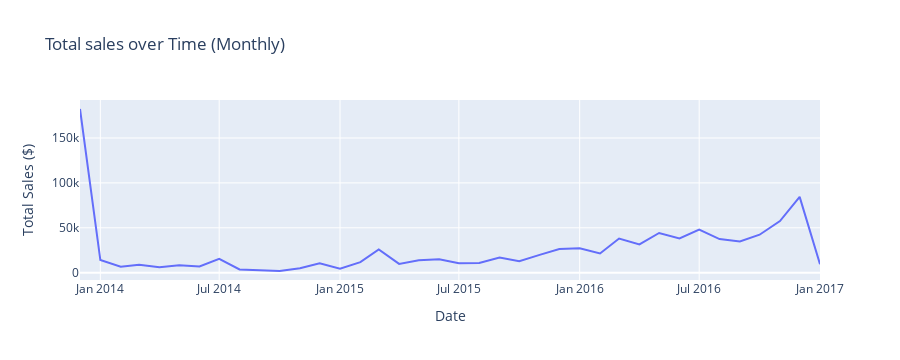

Notebook cell for this chart:
### Code cell
#monthly

monthly_sales = final_df.groupby(['year','month'])['total_amt_usd'].sum().reset_index()
monthly_sales["date"] = pd.to_datetime(monthly_sales[["year", "month"]].assign(day=1))

fig = px.line(monthly_sales, x='date', y='total_amt_usd', title='Total sales over Time (Monthly)')
fig.update_layout(
    xaxis_title='Date',
    yaxis_title='Total Sales ($)'
)
fig.show()

### Figure 1 — Plotly figure (JSON) as saved in the notebook; plotly's stock layout.template omitted (floating-point values rounded to 4 significant figures)
{"data": [{"hovertemplate": "date=%{x}<br>total_amt_usd=%{y}<extra></extra>", "legendgroup": "", "line": {"color": "#636efa", "dash": "solid"}, "marker": {"symbol": "circle"}, "mode": "lines", "name": "", "orientation": "v", "showlegend": false, "type": "scatter", "x": ["2013-12-01T00:00:00", "2014-01-01T00:00:00", "2014-02-01T00:00:00", "2014-03-01T00:00:00", "2014-04-01T00:00:00", "2014-05-01T00:00:00", "2014-06-01T00:00:00", "2014-07-01T00:00:00", "2014-08-01T00:00:00", "2014-09-01T00:00:00", "2014-10-01T00:00:00", "2014-11-01T00:00:00", "2014-12-01T00:00:00", "2015-01-01T00:00:00", "2015-02-01T00:00:00", "2015-03-01T00:00:00", "2015-04-01T00:00:00", "2015-05-01T00:00:00", "2015-06-01T00:00:00", "2015-07-01T00:00:00", "2015-08-01T00:00:00", "2015-09-01T00:00:00", "2015-10-01T00:00:00", "2015-11-01T00:00:00", "2015-12-01T00:00:00", "2016-01-01T00:00:00", "2016-02-01T00:00:00", "2016-03-01T00:00:00", "2016-04-01T00:00:00", "2016-05-01T00:00:00", "2016-06-01T00:00:00", "2016-07-01T00:00:00", "2016-08-01T00:00:00", "2016-09-01T00:00:00", "2016-10-01T00:00:00", "2016-11-01T00:00:00", "2016-12-01T00:00:00", "2017-01-01T00:00:00"], "xaxis": "x", "y": [182200.0, 14140.0, 6795.0, 8936.0, 6219.0, 8235, 7020.0, 15350.0, 3618.0, 2561.0, 1931.0, 4888.0, 10610.0, 4604.0, 11760.0, 25950.0, 9841.0, 13820.0, 14930.0, 10490.0, 10750.0, 16990.0, 12860.0, 19930.0, 26310.0, 27220.0, 21390.0, 38120.0, 31570.0, 44270.0, 38180.0, 48080.0, 37490.0, 34760.0, 42320.0, 57500.0, 84410.0, 9457.0], "yaxis": "y"}], "layout": {"height": 360, "legend": {"tracegroupgap": 0}, "title": {"text": "Total sales over Time (Monthly)"}, "xaxis": {"anchor": "y", "autorange": true, "domain": [0, 1], "range": ["2013-12-01", "2017-01-01"], "title": {"text": "Date"}, "type": "date"}, "yaxis": {"anchor": "x", "autorange": true, "domain": [0, 1], "range": [-8086.0, 192300.0], "title": {"text": "Total Sales ($)"}, "type": "linear"}}}
